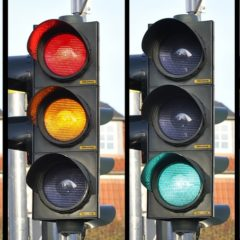
#> input picture 07_image_thresholding/traffic-light.jpg, 240 x 240 px
$ python 22_image_thresholding-02.py
#> lines starting #> are read from the running program, lines starting #| are printed output that depends on the picture; after the words box and inside, x2 and y2 are one past the last pixel; in counts of white or black regions, pixels touching at a corner belong together
import os
import cv2
import numpy as np
from matplotlib import pyplot as plt

# Get the path to the current file
cwd = os.path.dirname(os.path.abspath(__file__))

# Change the working directory
os.chdir(cwd)

# Load a grayscale image
img_color = cv2.imread('traffic-light.jpg')
#> img_color is the input picture: shape (240, 240, 3); mean B, G, R 113.6, 119, 124
cv2.imshow('Traffic Light', img_color)
cv2.waitKey(0)

# Color Channels
img_B, img_G, img_R = cv2.split(img_color)
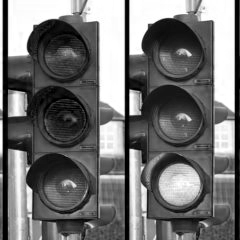
#> img_B: shape (240, 240); min 0, max 255, mean 113.6
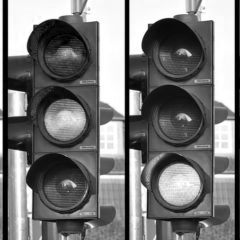
#> img_G: shape (240, 240); min 0, max 255, mean 119
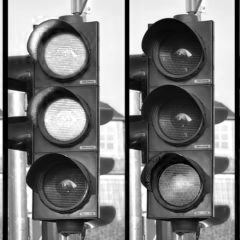
#> img_R: shape (240, 240); min 0, max 255, mean 124

# Image thresholding
thld, max_v = 200, 255
ret, img_R_thld = cv2.threshold(img_R, thld, max_v, cv2.THRESH_BINARY)
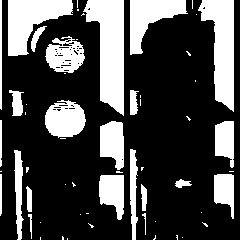
#> img_R_thld: shape (240, 240); 28.8% white; 58 white regions (35 under 20 px), largest, box (x1, y1, x2, y2) and area: (83, 0, 124, 116) 2883, (198, 0, 234, 112) 2335, (8, 0, 73, 56) 2024
#> ret = 200
ret, img_G_thld = cv2.threshold(img_G, thld, max_v, cv2.THRESH_BINARY)
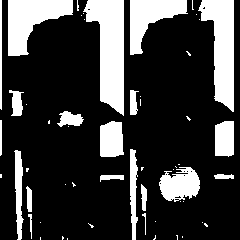
#> img_G_thld: shape (240, 240); 24.2% white; 55 white regions (35 under 20 px), largest, box (x1, y1, x2, y2) and area: (83, 0, 124, 116) 2889, (198, 0, 234, 112) 2355, (8, 0, 73, 56) 2031
ret, img_B_thld = cv2.threshold(img_B, thld, max_v, cv2.THRESH_BINARY)
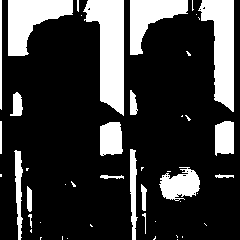
#> img_B_thld: shape (240, 240); 22.8% white; 47 white regions (27 under 20 px), largest, box (x1, y1, x2, y2) and area: (83, 0, 124, 116) 2891, (198, 0, 234, 112) 2351, (8, 0, 73, 56) 2036

# Display results
titles = ['Red','Green','Blue']
images = [img_R_thld, img_G_thld, img_B_thld]

for i in range(3):
    plt.subplot(1, 3, i+1)
    plt.imshow(images[i], 'gray')
    plt.title(titles[i])
    plt.xticks([]),plt.yticks([])

plt.show()

$ run again, with 07_image_thresholding/sudoku.png saved as 07_image_thresholding/traffic-light.jpg
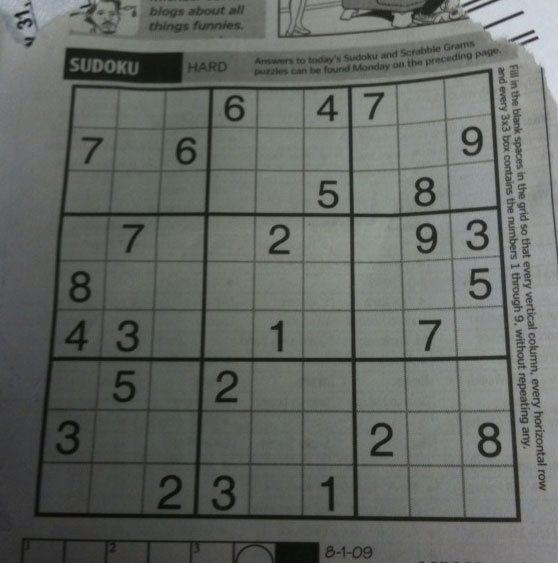
#> input picture 07_image_thresholding/sudoku.png, 558 x 563 px
#> img_color is the input picture: shape (563, 558, 3); mean B, G, R 99.5, 104.1, 100
#> `ret, img_R_thld = cv2.threshold(img_R, thld, max_v, cv2.THRESH_BINARY)`:
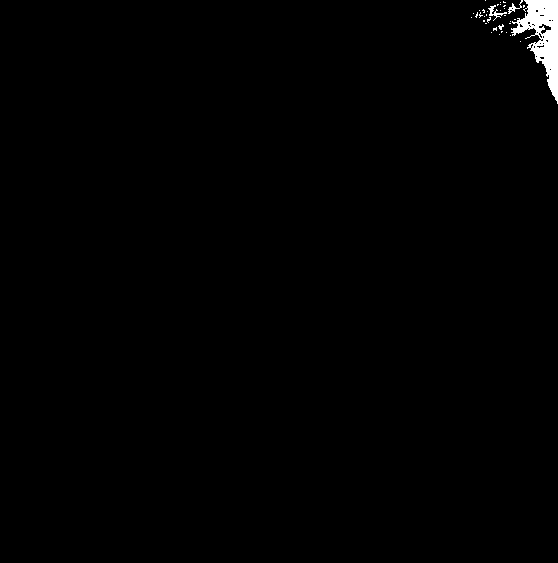
#> img_R_thld: shape (563, 558); 0.76% white; 36 white regions (33 under 20 px), largest, box (x1, y1, x2, y2) and area: (511, 0, 558, 104) 2115, (488, 5, 507, 21) 85, (508, 0, 523, 14) 58
#> ret = 200
#> img_G_thld: shape (563, 558); 1% white; 8 white regions (7 under 20 px), largest, box (x1, y1, x2, y2) and area: (471, 0, 558, 104) 3260
#> img_B_thld: shape (563, 558); 1.1% white; 7 white regions (6 under 20 px), largest, box (x1, y1, x2, y2) and area: (470, 0, 558, 104) 3436
#> `plt.show()`:
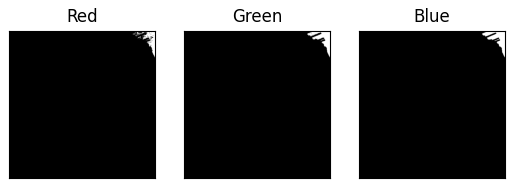
#> figure drawn by matplotlib, 3 panels
